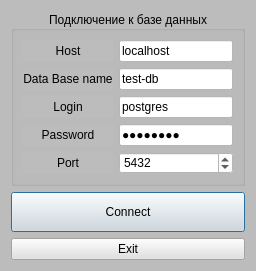
<?xml version="1.0" encoding="UTF-8"?>
<ui version="4.0">
 <class>DbData</class>
 <widget class="QDialog" name="DbData">
  <property name="geometry">
   <rect>
    <x>0</x>
    <y>0</y>
    <width>256</width>
    <height>271</height>
   </rect>
  </property>
  <property name="windowTitle">
   <string>DB connection</string>
  </property>
  <property name="styleSheet">
   <string notr="true">background-color: rgb(188, 188, 188);</string>
  </property>
  <layout class="QVBoxLayout" name="verticalLayout">
   <item>
    <widget class="QGroupBox" name="groupBox">
     <property name="title">
      <string>Подключение к базе данных</string>
     </property>
     <property name="alignment">
      <set>Qt::AlignCenter</set>
     </property>
     <layout class="QGridLayout" name="gridLayout_2">
      <item row="3" column="1">
       <widget class="QLabel" name="lb_Login">
        <property name="styleSheet">
         <string notr="true">color: rgb(0, 0, 0);</string>
        </property>
        <property name="text">
         <string>Login</string>
        </property>
        <property name="alignment">
         <set>Qt::AlignCenter</set>
        </property>
       </widget>
      </item>
      <item row="1" column="1">
       <widget class="QLabel" name="lb_Host">
        <property name="styleSheet">
         <string notr="true">color: rgb(0, 0, 0);</string>
        </property>
        <property name="text">
         <string>Host</string>
        </property>
        <property name="alignment">
         <set>Qt::AlignCenter</set>
        </property>
       </widget>
      </item>
      <item row="4" column="1">
       <widget class="QLabel" name="lb_Password">
        <property name="styleSheet">
         <string notr="true">color: rgb(0, 0, 0);</string>
        </property>
        <property name="text">
         <string>Password</string>
        </property>
        <property name="alignment">
         <set>Qt::AlignCenter</set>
        </property>
       </widget>
      </item>
      <item row="2" column="1">
       <widget class="QLabel" name="lb_DBName">
        <property name="styleSheet">
         <string notr="true">color: rgb(0, 0, 0);</string>
        </property>
        <property name="text">
         <string>Data Base name</string>
        </property>
        <property name="alignment">
         <set>Qt::AlignCenter</set>
        </property>
       </widget>
      </item>
      <item row="5" column="1">
       <widget class="QLabel" name="lb_Port">
        <property name="styleSheet">
         <string notr="true">color: rgb(0, 0, 0);</string>
        </property>
        <property name="text">
         <string>Port</string>
        </property>
        <property name="alignment">
         <set>Qt::AlignCenter</set>
        </property>
       </widget>
      </item>
      <item row="1" column="2">
       <widget class="QLineEdit" name="le_HostName">
        <property name="styleSheet">
         <string notr="true">background-color: rgb(255, 255, 255);</string>
        </property>
        <property name="text">
         <string>localhost</string>
        </property>
       </widget>
      </item>
      <item row="2" column="2">
       <widget class="QLineEdit" name="le_DBName">
        <property name="styleSheet">
         <string notr="true">background-color: rgb(255, 255, 255);</string>
        </property>
        <property name="text">
         <string>test-db</string>
        </property>
       </widget>
      </item>
      <item row="3" column="2">
       <widget class="QLineEdit" name="le_Login">
        <property name="styleSheet">
         <string notr="true">background-color: rgb(255, 255, 255);</string>
        </property>
        <property name="text">
         <string>postgres</string>
        </property>
       </widget>
      </item>
      <item row="4" column="2">
       <widget class="QLineEdit" name="le_Password">
        <property name="styleSheet">
         <string notr="true">background-color: rgb(255, 255, 255);</string>
        </property>
        <property name="text">
         <string>Zerg0987</string>
        </property>
        <property name="echoMode">
         <enum>QLineEdit::Password</enum>
        </property>
       </widget>
      </item>
      <item row="5" column="2">
       <widget class="QSpinBox" name="sb_Port">
        <property name="styleSheet">
         <string notr="true">background-color: rgb(255, 255, 255);</string>
        </property>
        <property name="maximum">
         <number>9999</number>
        </property>
        <property name="value">
         <number>5432</number>
        </property>
       </widget>
      </item>
     </layout>
    </widget>
   </item>
   <item>
    <widget class="QPushButton" name="pb_Connect">
     <property name="sizePolicy">
      <sizepolicy hsizetype="Minimum" vsizetype="Fixed">
       <horstretch>0</horstretch>
       <verstretch>0</verstretch>
      </sizepolicy>
     </property>
     <property name="minimumSize">
      <size>
       <width>0</width>
       <height>30</height>
      </size>
     </property>
     <property name="maximumSize">
      <size>
       <width>16777215</width>
       <height>50</height>
      </size>
     </property>
     <property name="styleSheet">
      <string notr="true">background-color: rgb(225, 225, 225);
color: rgb(0, 0, 0);</string>
     </property>
     <property name="text">
      <string>Connect</string>
     </property>
    </widget>
   </item>
   <item>
    <widget class="QPushButton" name="pb_Exit">
     <property name="styleSheet">
      <string notr="true">background-color: rgb(225, 225, 225);
color: rgb(0, 0, 0);</string>
     </property>
     <property name="text">
      <string>Exit</string>
     </property>
    </widget>
   </item>
  </layout>
 </widget>
 <resources/>
 <connections>
  <connection>
   <sender>pb_Exit</sender>
   <signal>clicked()</signal>
   <receiver>DbData</receiver>
   <slot>close()</slot>
   <hints>
    <hint type="sourcelabel">
     <x>127</x>
     <y>249</y>
    </hint>
    <hint type="destinationlabel">
     <x>127</x>
     <y>135</y>
    </hint>
   </hints>
  </connection>
 </connections>
</ui>
